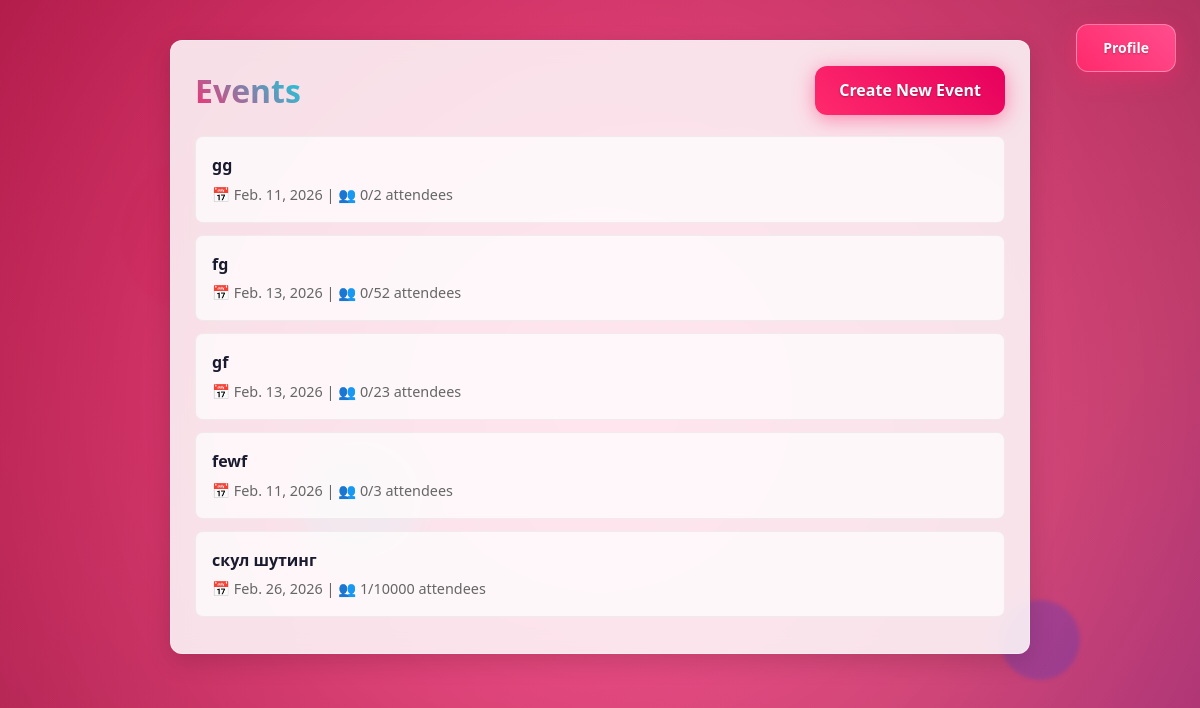
The page / (signed in) on the database its author committed.
### events/models.py (models this page shows, shortened)
class Event(models.Model):
    owner = models.ForeignKey(
        User,
        on_delete=models.CASCADE,
        related_name='events'
    )
    name = models.CharField(max_length=200)
    date = models.DateField()
    capacity = models.PositiveIntegerField()
    location_name = models.CharField(max_length=200, blank=True)
    location_address = models.CharField(max_length=300, blank=True)
    latitude = models.DecimalField(max_digits=13, decimal_places=10, null=True, blank=True)
    longitude = models.DecimalField(max_digits=13, decimal_places=10, null=True, blank=True)

### events/views.py (the view)
# urls.py: path('', views.event_list, name='event_list'),
@login_required
def event_list(request):
    events = Event.objects.filter(owner=request.user)
    return render(request, 'events/event_list.html', {'events': events})

### templates/events/event_list.html (shortened to what this page needs)
<!DOCTYPE html>
<html lang="en">
<head>
  {% load static %}
  <link rel="stylesheet" href="{% static 'css/styles.css' %}">
</head>
<body>
  <div class="particle"></div>
  <div class="particle"></div>
  <div class="particle"></div>
<div class="profile-button-wrapper">
    {% if user.is_authenticated %}
        <a href="{% url 'profile' %}" class="profile-btn">Profile</a>
    {% else %}
        <a href="{% url 'login' %}" class="profile-btn">Log in</a>
    {% endif %}
</div>
  <div class="container">
    <div class="content-card fade-in-up">
      <div style="display: flex; justify-content: space-between; align-items: center; margin-bottom: 20px;">
        <h1 class="gradient-text">Events</h1>
        <a href="{% url 'create_event' %}" class="btn btn-primary btn-create">Create New Event</a>
      </div>
      {% if events %}
        <ul class="event-list">
          {% for event in events %}
            <li class="event-item fade-in-up">
              <a href="{% url 'event_detail' event.id %}">
                <strong>{{ event.name }}</strong>
                <div class="event-meta">
                  📅 {{ event.date }} | 👥 {{ event.attendees.count }}/{{ event.capacity }} attendees
                </div>
              </a>
            </li>
          {% endfor %}
        </ul>
      {% else %}
        <div class="text-center" style="padding: 40px; color: #666; background: rgba(255, 255, 255, 0.7); border-radius: var(--border-radius);">
          <h3>No events available yet</h3>
          <p style="margin-top: 10px;">Create your first event to get started!</p>
        </div>
      {% endif %}
    </div>
  </div>
</body>
</html>

### rows shown on the page
Event: name "gg", date "Feb. 11, 2026", attendees.count "0", capacity "2"
Event: name "fg", date "Feb. 13, 2026", attendees.count "0", capacity "52"
Event: name "gf", date "Feb. 13, 2026", attendees.count "0", capacity "23"
Event: name "fewf", date "Feb. 11, 2026", attendees.count "0", capacity "3"
Event: name "скул шутинг", date "Feb. 26, 2026", attendees.count "1", capacity "10000"
